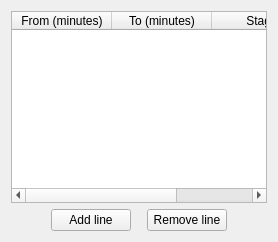
          <widget class="QWidget" name="q_Score">
           <attribute name="title">
            <string>Scoring</string>
           </attribute>
           <layout class="QVBoxLayout" name="verticalLayout_29">
            <item>
             <widget class="QTableWidget" name="_scoreTable">
              <property name="sizePolicy">
               <sizepolicy hsizetype="Expanding" vsizetype="Expanding">
                <horstretch>0</horstretch>
                <verstretch>0</verstretch>
               </sizepolicy>
              </property>
              <property name="sortingEnabled">
               <bool>true</bool>
              </property>
              <attribute name="horizontalHeaderStretchLastSection">
               <bool>true</bool>
              </attribute>
              <column>
               <property name="text">
                <string>From (minutes)</string>
               </property>
              </column>
              <column>
               <property name="text">
                <string>To (minutes)</string>
               </property>
              </column>
              <column>
               <property name="text">
                <string>Stage</string>
               </property>
              </column>
             </widget>
            </item>
            <item>
             <layout class="QHBoxLayout" name="horizontalLayout_13">
              <property name="topMargin">
               <number>0</number>
              </property>
              <item>
               <spacer name="horizontalSpacer_32">
                <property name="orientation">
                 <enum>Qt::Horizontal</enum>
                </property>
                <property name="sizeHint" stdset="0">
                 <size>
                  <width>40</width>
                  <height>20</height>
                 </size>
                </property>
               </spacer>
              </item>
              <item>
               <widget class="QPushButton" name="_scoreAdd">
                <property name="text">
                 <string>Add line</string>
                </property>
               </widget>
              </item>
              <item>
               <spacer name="horizontalSpacer_35">
                <property name="orientation">
                 <enum>Qt::Horizontal</enum>
                </property>
                <property name="sizeType">
                 <enum>QSizePolicy::Fixed</enum>
                </property>
                <property name="sizeHint" stdset="0">
                 <size>
                  <width>10</width>
                  <height>20</height>
                 </size>
                </property>
               </spacer>
              </item>
              <item>
               <widget class="QPushButton" name="_scoreRm">
                <property name="text">
                 <string>Remove line</string>
                </property>
               </widget>
              </item>
              <item>
               <spacer name="horizontalSpacer_36">
                <property name="orientation">
                 <enum>Qt::Horizontal</enum>
                </property>
                <property name="sizeHint" stdset="0">
                 <size>
                  <width>40</width>
                  <height>20</height>
                 </size>
                </property>
               </spacer>
              </item>
             </layout>
            </item>
           </layout>
          </widget>
